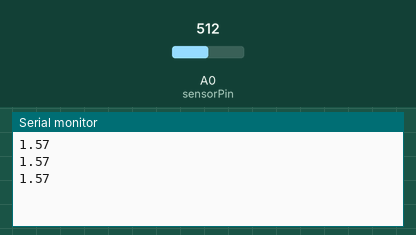
Recording of a sketch running on a simulated Arduino Uno, built with avr-gcc and run on an emulated ATmega328P. On the bench: the last lines printed to the serial monitor. The test bench sets the inputs (shaded band); at power-on: A0 (sensorPin) = 512.

Above: at 1.3 s.
1.4 s: A0 (sensorPin) set to 716
At 1.9 s:
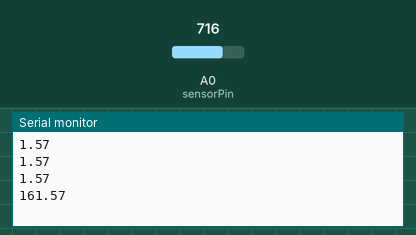
2.9 s: A0 (sensorPin) set to 900
At 3.4 s:
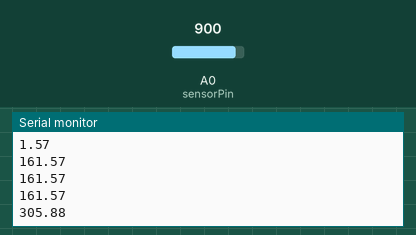
Timing chart, 0 to 5.9 s (numbered marks = the images above; inputs shaded):
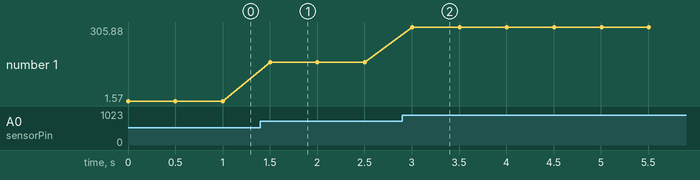

Measured:
- after the input at 1.4 s, the serial monitor: prints a new line after 0.10 s (image 1)
- after the input at 2.9 s, the serial monitor: prints a new line after 0.10 s (image 2)
- plotted number 1: 1.57 → 161.57 after the input at 1.4 s, 161.57 → 305.88 after the input at 2.9 s

The sketch:

CurrentTest2.ino
```cpp
//Simple Current sensor testing code - K. Lister-Grotz & M. Richmond
//01.03.2022

float sensorPin = A0; //sensor pin A0 reads analog data from current sensor (decimal val)
float vpp = 1024/5;
int Ipn = 200; //Primary nominal current of sensor (200 A)
int Uc = 5; // Input voltage from Arduino to sensor

void setup() {
  Serial.begin(9600);
}

void loop() {
  int Value = analogRead (sensorPin);  //variable "Value" corresponds to sensor pin readings (intager val)
  float Vout = (Value/vpp); // convert digital reading to analogue voltage (0-5 V)
  float Ip = (((Vout-(0.5*Uc))/1.25)*Ipn);


  Serial.println(Ip);  //display sensor reading as serial data
  delay(500);             //delay 1/2 second

}
```
